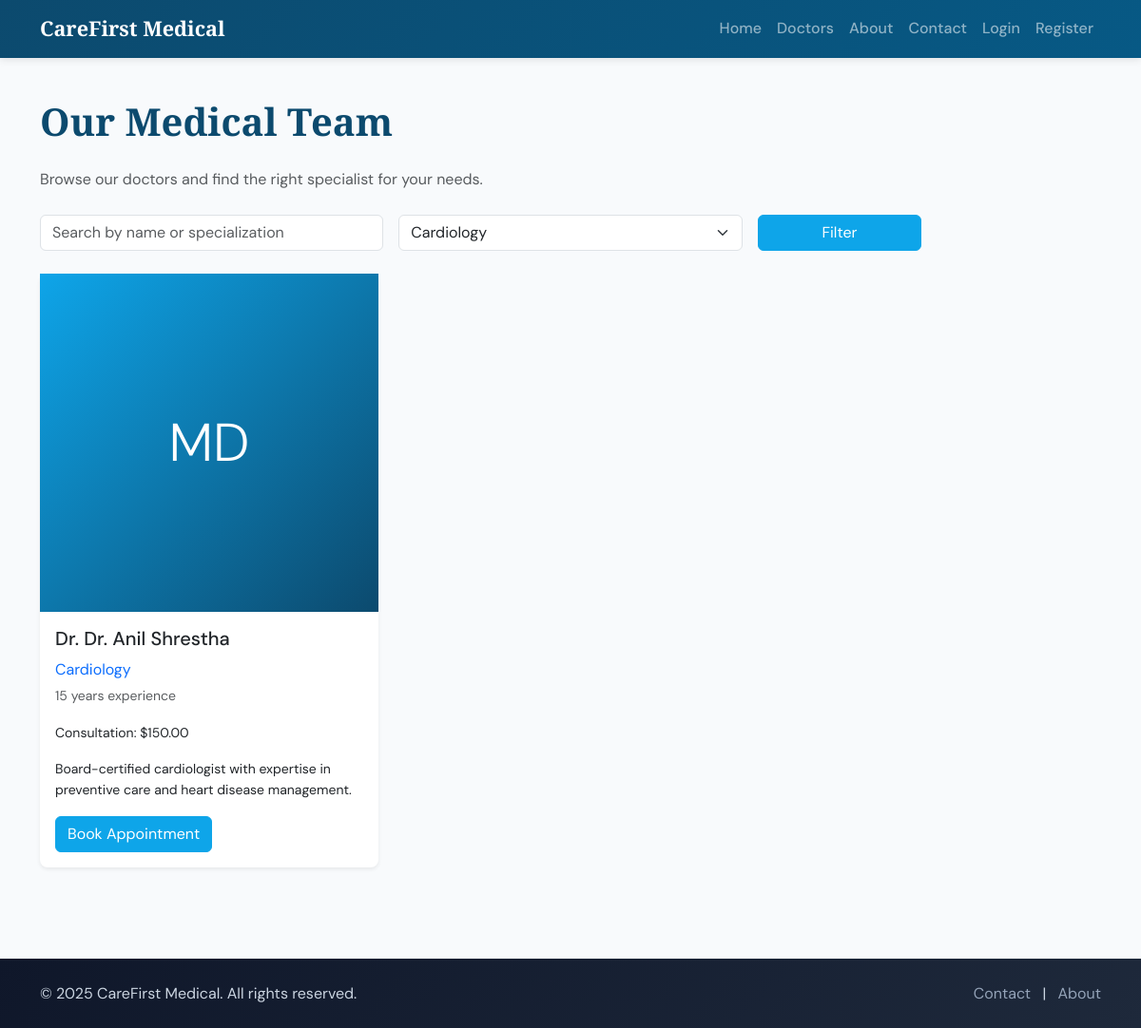
The app's page /doctors?specialization=Cardiology with its own data.
### models.py (models this page shows, shortened)
class Doctor(db.Model):
    __tablename__ = 'doctors'
    doctor_id = db.Column(db.Integer, primary_key=True)
    user_id = db.Column(db.Integer, db.ForeignKey('users.user_id'), nullable=False, unique=True)
    specialization = db.Column(db.String(100), nullable=False)  # Cardiology, Dermatology, etc.
    qualifications = db.Column(db.String(500), nullable=True)
    years_of_experience = db.Column(db.Integer, nullable=True)
    consultation_fee = db.Column(db.Numeric(10, 2), nullable=True)
    available_days = db.Column(db.String(200), nullable=True)  # e.g. "Mon,Tue,Wed,Thu,Fri"
    available_time_slots = db.Column(db.String(500), nullable=True)  # e.g. "09:00,10:00,11:00,14:00,15:00"
    about_text = db.Column(db.Text, nullable=True)
    profile_image_filename = db.Column(db.String(255), nullable=True)
    appointments = db.relationship(
        'Appointment', backref='doctor', lazy='dynamic',
        foreign_keys='Appointment.doctor_id', cascade='all, delete-orphan'
    )

class User(UserMixin, db.Model):
    __tablename__ = 'users'
    user_id = db.Column(db.Integer, primary_key=True)
    username = db.Column(db.String(80), unique=True, nullable=False, index=True)
    email = db.Column(db.String(120), unique=True, nullable=False, index=True)
    password_hash = db.Column(db.String(256), nullable=False)
    user_role = db.Column(db.String(20), nullable=False, default='patient')  # patient, doctor, admin
    full_name = db.Column(db.String(120), nullable=True)
    phone_number = db.Column(db.String(20), nullable=True)
    date_of_birth = db.Column(db.Date, nullable=True)
    account_creation = db.Column(db.DateTime, default=datetime.utcnow)
    last_login = db.Column(db.DateTime, nullable=True)
    appointments_as_patient = db.relationship(
        'Appointment', backref='patient_user', lazy='dynamic',
        foreign_keys='Appointment.patient_id', cascade='all, delete-orphan'
    )
    doctor_profile = db.relationship(
        'Doctor', backref='user', uselist=False, lazy='joined',
        foreign_keys='Doctor.user_id', cascade='all, delete-orphan'
    )

### app.py (the view, shortened to what this page needs)
@app.route('/doctors')
def doctors():
    specialization_filter = request.args.get('specialization', '').strip()
    search_query = request.args.get('q', '').strip()
    query = Doctor.query
    if specialization_filter:
        query = query.filter(Doctor.specialization == specialization_filter)
    doctors_list = query.all()
    specializations = db.session.query(Doctor.specialization).distinct().all()
    specializations = [s[0] for s in specializations if s[0]]
    return render_template('doctors.html', doctors_list=doctors_list, specializations=specializations,
                           current_spec=specialization_filter, search_q=search_query)

### templates/doctors.html (shortened to what this page needs)
{% extends "base.html" %}
{% block content %}
<div class="container py-5">
    <h1 class="section-title mb-4">Our Medical Team</h1>
    <p class="text-muted mb-4">Browse our doctors and find the right specialist for your needs.</p>
    <form method="get" class="row g-3 mb-4">
        <div class="col-md-4">
            <input type="text" name="q" class="form-control" placeholder="Search by name or specialization" value="{{ search_q or '' }}">
        </div>
        <div class="col-md-4">
            <select name="specialization" class="form-select">
                {% for spec in specializations %}
                <option value="{{ spec }}" {% if current_spec == spec %}selected{% endif %}>{{ spec }}</option>
                {% endfor %}
            </select>
        </div>
        <div class="col-md-2">
            <button type="submit" class="btn btn-primary w-100">Filter</button>
        </div>
    </form>
    <div class="row g-4">
        {% for doctor in doctors_list %}
        <div class="col-md-6 col-lg-4">
            <div class="card doctor-card h-100 border-0 shadow-sm">
                <div class="doctor-card-img-wrapper">
                    {% if doctor.profile_image_filename %}
                    <img src="{{ url_for('static', filename='uploads/' + doctor.profile_image_filename) }}" class="card-img-top" alt="{{ doctor.user.full_name }}">
                    {% else %}
                    <div class="doctor-placeholder d-flex align-items-center justify-content-center">
                        <span class="display-4 text-white">MD</span>
                    </div>
                    {% endif %}
                </div>
                <div class="card-body">
                    <h5 class="card-title">Dr. {{ doctor.user.full_name or doctor.user.username }}</h5>
                    <p class="card-text text-primary mb-1">{{ doctor.specialization }}</p>
                    <p class="card-text small text-muted">{{ doctor.years_of_experience or 0 }} years experience</p>
                    {% if doctor.consultation_fee %}
                    <p class="card-text small">Consultation: ${{ "%.2f"|format(doctor.consultation_fee) }}</p>
                    {% endif %}
                    <p class="card-text small">{{ (doctor.about_text or '')[:120] }}{% if doctor.about_text and doctor.about_text|length > 120 %}...{% endif %}</p>
                    {% if current_user.is_authenticated and current_user.user_role == 'patient' %}
                    <a href="{{ url_for('book_appointment', doctor_id=doctor.doctor_id) }}" class="btn btn-primary">Book Appointment</a>
                    {% else %}
                    <a href="{{ url_for('login', next=url_for('book_appointment', doctor_id=doctor.doctor_id)) }}" class="btn btn-primary">Book Appointment</a>
                    {% endif %}
                </div>
            </div>
        </div>
        {% else %}
        <div class="col-12">
            <p class="text-muted">No doctors found. Try adjusting your search or filter.</p>
        </div>
        {% endfor %}
    </div>
</div>
{% endblock %}

### static/css/custom.css (style rules this page uses)
:root { --color-bg: #f8fafc; --color-text: #1e293b; --color-muted: #64748b; --color-primary: #0ea5e9; --color-primary-dark: #0284c7; --color-accent: #0c4a6e; --color-success: #059669; --color-danger: #dc2626; --font-heading: 'Libre Baskerville', Georgia, serif; --font-body: 'DM Sans', -apple-system, BlinkMacSystemFont, sans-serif; --spacing-section: 4rem; --transition-fast: 0.2s ease; --nav-height: 56px; }
* { box-sizing: border-box; }
body { font-family: var(--font-body); color: var(--color-text); background-color: var(--color-bg); padding-top: var(--nav-height); line-height: 1.6; }
.section-title { font-family: var(--font-heading); font-weight: 600; color: var(--color-accent); }
.doctor-card { transition: transform var(--transition-fast), box-shadow var(--transition-fast); }
.doctor-card-img-wrapper { overflow: hidden; aspect-ratio: 1; background: linear-gradient(135deg, var(--color-primary) 0%, var(--color-accent) 100%); }
.doctor-placeholder { width: 100%; height: 100%; min-height: 200px; background: linear-gradient(135deg, var(--color-primary) 0%, var(--color-accent) 100%); }
.btn-primary { background-color: var(--color-primary); border-color: var(--color-primary); }
html { scroll-behavior: smooth; }
.card { border-radius: 0.5rem; }

### records on screen
Doctor: shows "MD", user "Dr. Anil Shrestha", specialization "Cardiology", years_of_experience "15", consultation_fee "150.00", about_text "Board-certified cardiologist with expertise in preventive care and heart disease management."

### other values on screen
form field specialization "Cardiology"
